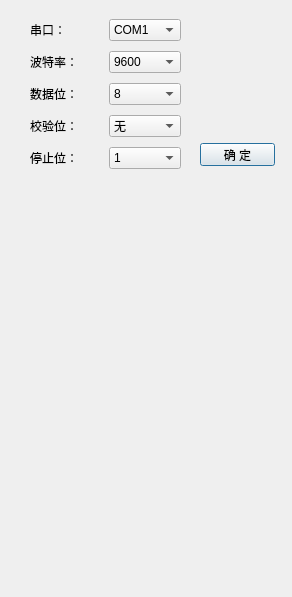
<?xml version="1.0" encoding="UTF-8"?>
<ui version="4.0">
 <class>COM</class>
 <widget class="QDialog" name="COM">
  <property name="geometry">
   <rect>
    <x>0</x>
    <y>0</y>
    <width>292</width>
    <height>597</height>
   </rect>
  </property>
  <property name="windowTitle">
   <string>Dialog</string>
  </property>
  <widget class="QPushButton" name="OKpushButton">
   <property name="geometry">
    <rect>
     <x>200</x>
     <y>143</y>
     <width>75</width>
     <height>23</height>
    </rect>
   </property>
   <property name="text">
    <string>确 定</string>
   </property>
  </widget>
  <widget class="QWidget" name="layoutWidget">
   <property name="geometry">
    <rect>
     <x>30</x>
     <y>15</y>
     <width>151</width>
     <height>161</height>
    </rect>
   </property>
   <layout class="QGridLayout" name="gridLayout">
    <item row="0" column="0">
     <widget class="QLabel" name="label_23">
      <property name="text">
       <string>串口：</string>
      </property>
     </widget>
    </item>
    <item row="0" column="1">
     <widget class="QComboBox" name="portNameComboBox">
      <item>
       <property name="text">
        <string>COM1</string>
       </property>
      </item>
      <item>
       <property name="text">
        <string>COM2</string>
       </property>
      </item>
      <item>
       <property name="text">
        <string>COM3</string>
       </property>
      </item>
      <item>
       <property name="text">
        <string>COM4</string>
       </property>
      </item>
      <item>
       <property name="text">
        <string>COM5</string>
       </property>
      </item>
      <item>
       <property name="text">
        <string>COM6</string>
       </property>
      </item>
     </widget>
    </item>
    <item row="1" column="0">
     <widget class="QLabel" name="label_20">
      <property name="text">
       <string>波特率：</string>
      </property>
     </widget>
    </item>
    <item row="1" column="1">
     <widget class="QComboBox" name="baudRateComboBox">
      <item>
       <property name="text">
        <string>9600</string>
       </property>
      </item>
      <item>
       <property name="text">
        <string>115200</string>
       </property>
      </item>
     </widget>
    </item>
    <item row="2" column="0">
     <widget class="QLabel" name="label_19">
      <property name="text">
       <string>数据位：</string>
      </property>
     </widget>
    </item>
    <item row="2" column="1">
     <widget class="QComboBox" name="dataBitsComboBox">
      <item>
       <property name="text">
        <string>8</string>
       </property>
      </item>
      <item>
       <property name="text">
        <string>7</string>
       </property>
      </item>
     </widget>
    </item>
    <item row="3" column="0">
     <widget class="QLabel" name="label_25">
      <property name="text">
       <string>校验位：</string>
      </property>
     </widget>
    </item>
    <item row="3" column="1">
     <widget class="QComboBox" name="parityComboBox">
      <item>
       <property name="text">
        <string>无</string>
       </property>
      </item>
      <item>
       <property name="text">
        <string>奇</string>
       </property>
      </item>
      <item>
       <property name="text">
        <string>偶</string>
       </property>
      </item>
     </widget>
    </item>
    <item row="4" column="0">
     <widget class="QLabel" name="label_22">
      <property name="text">
       <string>停止位：</string>
      </property>
     </widget>
    </item>
    <item row="4" column="1">
     <widget class="QComboBox" name="stopBitsComboBox">
      <item>
       <property name="text">
        <string>1</string>
       </property>
      </item>
      <item>
       <property name="text">
        <string>2</string>
       </property>
      </item>
     </widget>
    </item>
   </layout>
  </widget>
 </widget>
 <resources/>
 <connections/>
</ui>
